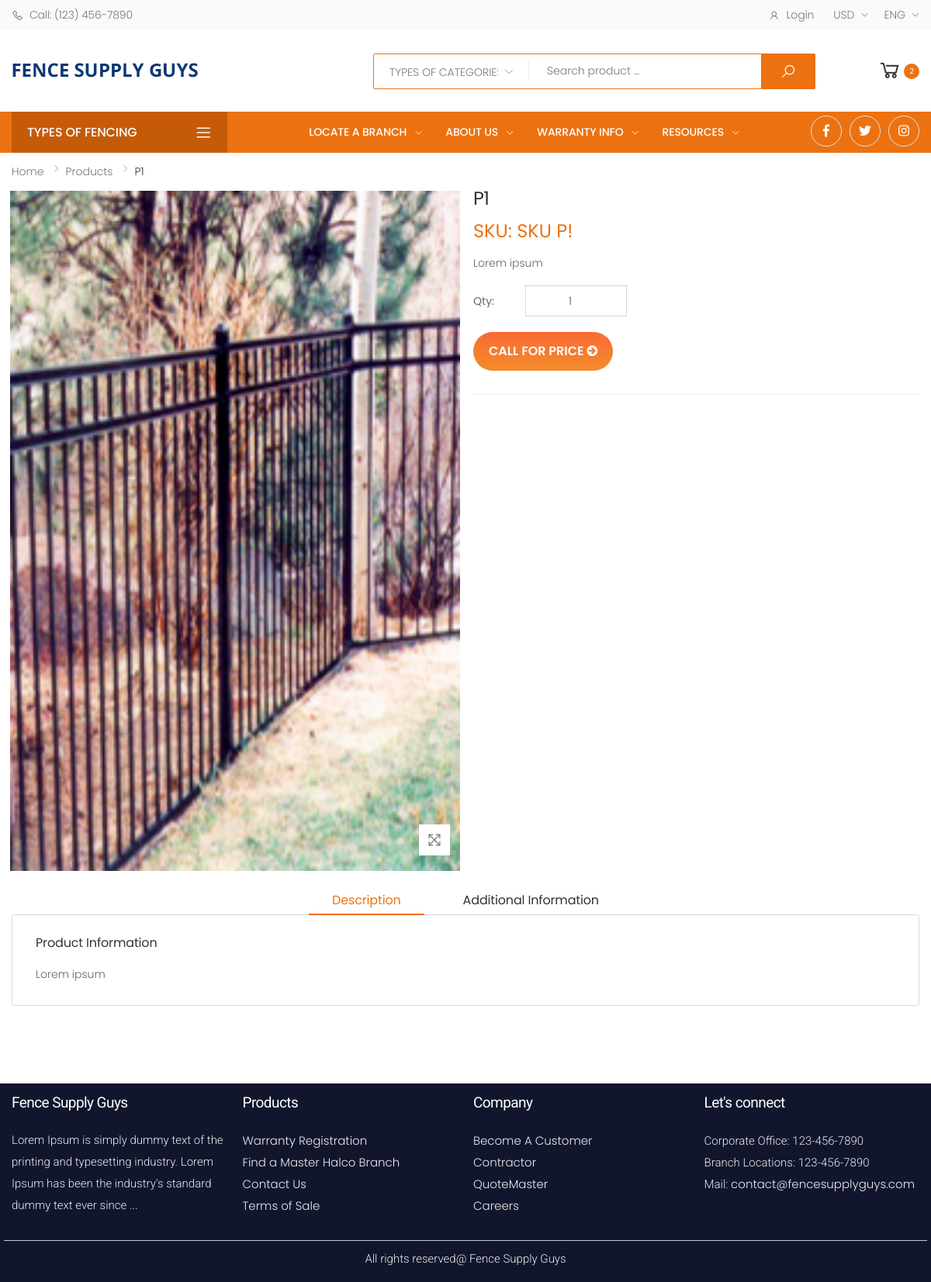
Page /products/view/p1 on the committed database.
### tables this page shows
CREATE TABLE `tbl_products` (
  `id` int(30) NOT NULL,
  `product_id` varchar(25) NOT NULL,
  `hsn_code` varchar(25) NOT NULL,
  `gst_charges` int(10) DEFAULT 0,
  `product_name` varchar(550) NOT NULL,
  `product_category` int(11) NOT NULL,
  `sub_category` int(11) NOT NULL,
  `product_quantity` text NOT NULL COMMENT 'quantity in ml',
  `description` text NOT NULL,
  `product_information` text NOT NULL,
  `additional_information` text NOT NULL,
  `link` varchar(150) NOT NULL,
  `mImages` text NOT NULL,
  `brandname` varchar(500) NOT NULL,
  `target` varchar(20) NOT NULL,
  `location` text NOT NULL,
  `product_image` text NOT NULL,
  `product_banner_image` text NOT NULL,
  `products_in_stock` int(5) NOT NULL DEFAULT 1,
  `product_actual_price` varchar(10) NOT NULL,
  `product_discount_price` double(10,2) NOT NULL,
  `status` varchar(75) NOT NULL DEFAULT 'Active',
  `qty_type` text NOT NULL,
  `assigned_to` varchar(15) NOT NULL,
  `created_date` datetime NOT NULL,
  `updated_date` timestamp NOT NULL DEFAULT current_timestamp() ON UPDATE current_timestamp(),
  `deleted` int(2) NOT NULL DEFAULT 0,
  `sku` varchar(255) NOT NULL,
  `meta_desc` text NOT NULL,
  `meta_keywords` text NOT NULL
);

### application/controllers/Products.php (called while the page is built, shortened)
<?php
class Products extends CI_Controller {
	public function view($id){
		$data['pdata'] = $this->db->get_where("tbl_products",["link"=>$id])->row();
		$this->load->view('product-view',$data);
	}
}

### index.php (called while the page is built, shortened)
<?php
require_once BASEPATH.'core/CodeIgniter.php';

### application/views/product-view.php (the view, shortened to what this page needs)
 <main class="main">
  <nav aria-label="breadcrumb" class="breadcrumb-nav border-0 mb-0">
    <div class="container d-flex align-items-center">
      <ol class="breadcrumb">
        <li class="breadcrumb-item"><a href="index.html">Home</a></li>
        <li class="breadcrumb-item"><a href="javascript:history.back()">Products</a></li>
        <li class="breadcrumb-item active" aria-current="page"><? echo $pdata->product_name ?></li>
      </ol>
    </div>
  </nav>
  <div class="page-content">
    <div class="container">
      <div class="product-details-top">
        <div class="row">
          <div class="col-md-6">
            <div class="">
              <div class="row">
                <figure class="product-main-image">
                  <img id="product-zoom" src="<? echo base_url().$pdata->product_image ?>" data-zoom-image="<? echo base_url().$pdata->product_image ?>" alt="product image">
                  <a href="#" id="btn-product-gallery" class="btn-product-gallery">
                    <i class="icon-arrows"></i>
                  </a>
                </figure>
              </div>
            </div>
          </div>
          <div class="col-md-6">
            <div class="product-details">
              <h1 class="product-title"><? echo $pdata->product_name ?></h1>
              <div class="product-price">
                SKU: <? echo $pdata->sku ?>
              </div>
              <div class="product-content">
                <p><? echo $pdata->description ?></p>
              </div>
              <div class="details-filter-row details-row-size">
                <label for="qty">Qty:</label>
                <div class="product-details-quantity">
                  <input type="number" id="qty" class="form-control" value="1" min="1" max="10" step="1" data-decimals="0" required>
                </div>
              </div>
              <div class="product-details-action">
                <a href="#" class=" dftbtn"><span>CALL FOR PRICE <i class="fa fa-arrow-circle-right" aria-hidden="true"></i> </span></a>
              </div>
              <div class="product-details-footer">
              </div>
            </div>
          </div>
        </div>
      </div>
      <div class="product-details-tab">
        <ul class="nav nav-pills justify-content-center" role="tablist">
          <li class="nav-item">
            <a class="nav-link active" id="product-desc-link" data-toggle="tab" href="#product-desc-tab" role="tab" aria-controls="product-desc-tab" aria-selected="true">Description</a>
          </li>
          <li class="nav-item">
            <a class="nav-link" id="product-info-link" data-toggle="tab" href="#product-info-tab" role="tab" aria-controls="product-info-tab" aria-selected="false">Additional information</a>
          </li>
        </ul>
        <div class="tab-content">
          <div class="tab-pane fade show active" id="product-desc-tab" role="tabpanel" aria-labelledby="product-desc-link">
            <div class="product-desc-content">
              <h3>Product Information</h3>
               <p><? echo $pdata->product_information ?></p>
            </div>
          </div>
        </div>
      </div>
      </div>
    </div>
</main>

### assets/front/template.css (style rules this page uses)
body { font-family: 'Roboto', sans-serif; }
.dftbtn { background: rgb(250,106,53); background: linear-gradient(180deg, rgba(250,106,53,1) 0%, rgba(242,140,41,1) 100%); border-radius: 50px; text-transform: uppercase; text-align: center; font-size:16px; color: #fff; padding: 10px 20px; font-weight: 600; border: 0px; }
.product-title { font-weight: 400; font-size: 1.6rem; line-height: 1.25; letter-spacing: -.01em; color: #333333; margin-bottom: .2rem }
.product-title { font-weight: 500; font-size: 1.2rem; line-height: 1.25; letter-spacing: -.01em; color: #686868; margin-bottom: .2rem; text-transform: uppercase; }
.product-price { display: flex; align-items: center; flex-flow: wrap; font-weight: 400; font-size: 1.1rem; line-height: 1.25; color: #c96; margin-bottom: 1.3rem }

### rows in the picture
tbl_products: product_name "P1", product_image (picture), sku "SKU P!", description "Lorem ipsum", product_information "Lorem ipsum"
